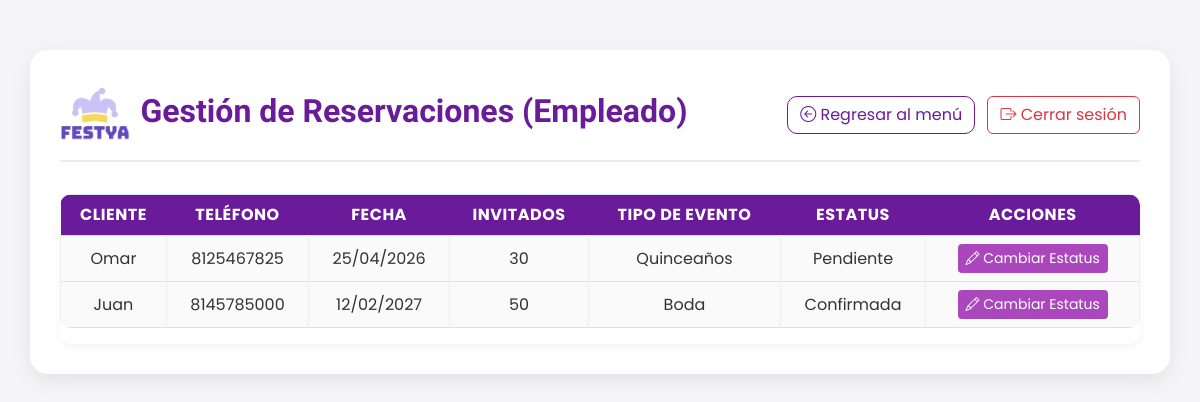
Page /reservaciones/empleado/gestion/ (signed in) on the earlier database version.
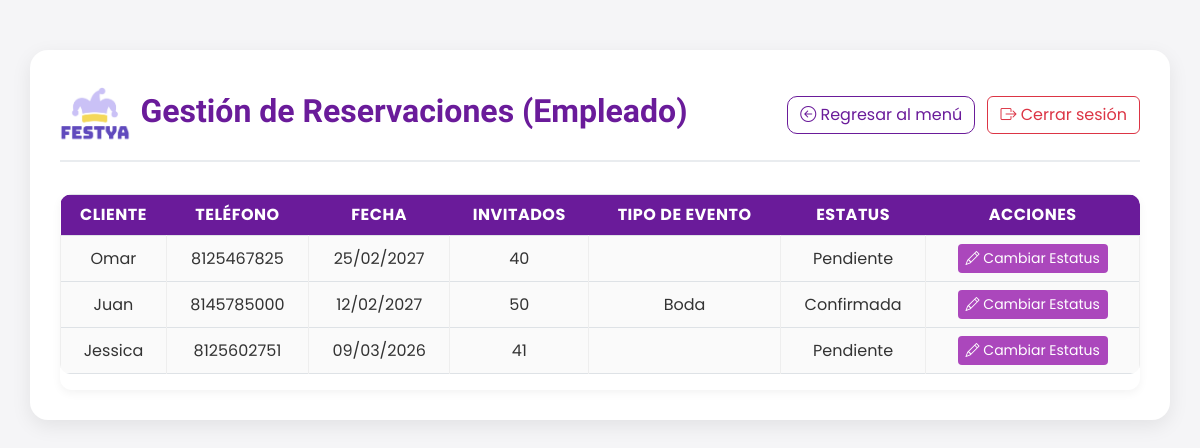
Same page on the later database version.
### reservaciones/models.py (models this page shows, shortened)
class Reservacion(models.Model):
    ESTATUS = [
        ("pendiente", "Pendiente"),
        ("confirmada", "Confirmada"),
        ("realizada", "Realizada"),
    ]
    TIPOS_EVENTO = [
        ("cumpleaños", "Cumpleaños"),
        ("boda", "Boda"),
        ("xv", "XV Años"),
        ("infantil", "Evento Infantil"),
        ("corporativo", "Evento Corporativo"),
        ("otro", "Otro"),
    ]
    nombreCliente = models.CharField(max_length=100)
    telefono = models.CharField(max_length=10, validators=[MinLengthValidator(10)])
    fechaEvento = models.DateField(unique=True)
    numInvitados = models.PositiveSmallIntegerField(
        validators=[MinValueValidator(1), MaxValueValidator(50)],
        help_text="1 a 50 invitados permitidos"
    )
    estatus = models.CharField(max_length=10, choices=ESTATUS, default="pendiente")
    tipoEvento = models.CharField(max_length=20, choices=TIPOS_EVENTO, default="cumpleaños")

### reservaciones/views.py (the view)
# urls.py: path('empleado/gestion/', views.gestion_empleado, name='gestion_empleado'),
@login_required
def gestion_empleado(request):
    reservaciones = Reservacion.objects.all()
    return render(request, 'reservaciones/gestion_empleado.html', {'reservaciones': reservaciones})

### reservaciones/templates/reservaciones/gestion_empleado.html (shortened to what this page needs)
{% extends 'base.html' %}
{% load static %}
{% block content %}
<link href="https://cdn.jsdelivr.net/npm/bootstrap@5.3.0/dist/css/bootstrap.min.css" rel="stylesheet">
<link rel="stylesheet" href="{% static 'reservaciones/css/gestion_admin.css' %}">
<div class="container">
    <div class="header-admin">
        <div class="d-flex align-items-center">
            <img src="{% static 'reservaciones/img/LOGO.png' %}" alt="Logo">
            <h2>Gestión de Reservaciones (Empleado)</h2>
        </div>
        <div>
            <a href="{% url 'index' %}" class="btn btn-regresar">
                <i class="bi bi-arrow-left-circle"></i> Regresar al menú
            </a>
            <form action="{% url 'logout' %}" method="post" style="display: inline;">
                <button type="submit" class="btn btn-outline-danger ms-2" style="border: 1px solid #dc3545;">
                    <i class="bi bi-box-arrow-right"></i> Cerrar sesión
                </button>
            </form>
        </div>
    </div>
    <div class="table-responsive">
        <table class="table table-bordered text-center align-middle">
            <thead>
                <tr>
                    <th>Cliente</th>
                    <th>Teléfono</th>
                    <th>Fecha</th>
                    <th>Invitados</th>
                    <th>Tipo de Evento</th>
                    <th>Estatus</th>
                    <th>Acciones</th>
                </tr>
            </thead>
            <tbody>
                {% for r in reservaciones %}
                <tr>
                    <td>{{ r.nombreCliente }}</td>
                    <td>{{ r.telefono }}</td>
                    <td>{{ r.fechaEvento|date:"d/m/Y" }}</td>
                    <td>{{ r.numInvitados }}</td>
                    <td>
                        {% if r.tipoEvento == 'boda' %}Boda{% endif %}
                        {% if r.tipoEvento == 'quinceaños' %}Quinceaños{% endif %}
                    </td>
                    <td>{{ r.estatus|capfirst }}</td>
                    <td>
                        <a href="{% url 'actualizar_estatus_empleado' r.id %}" class="btn btn-editar btn-sm">
                            <i class="bi bi-pencil"></i> Cambiar Estatus
                        </a>
                    </td>
                </tr>
                {% empty %}
                <tr>
                    <td colspan="7" class="text-center">No hay reservaciones registradas.</td>
                </tr>
                {% endfor %}
            </tbody>
        </table>
    </div>
</div>
{% endblock %}

Differences in the rows shown:
changed Reservacion "Omar": fechaEvento "25/04/2026" → "25/02/2027"; numInvitados "30" → "40"; no longer shows "Quinceaños"
added Reservacion: nombreCliente "Jessica", telefono "8125602751", fechaEvento "09/03/2026", numInvitados "41", estatus "Pendiente"
